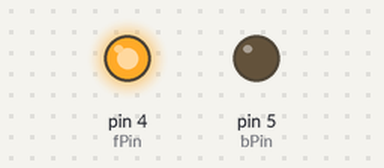
Simulated run of this sketch. Board: Arduino Uno, built with avr-gcc and run on an emulated ATmega328P. Parts: output pins drawn as LEDs (lit = HIGH).

Above: at 0.05 s.
Timing chart, 0 to 6.5 s (numbered marks = the images above):
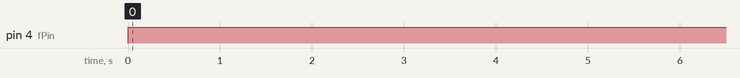

The sketch:

MotorV0.ino
```cpp
/*
Forward - fPin high, bPin low
Backward - fPin low, bPin high
*/

int fPin = 4;
int bPin = 5;

void setup() {
  pinMode(fPin, OUTPUT);
  pinMode(bPin, OUTPUT);
}

void loop() {
  digitalWrite(fPin, HIGH);
  digitalWrite(bPin, LOW);
  delay(10000);
  digitalWrite(fPin, LOW);

  //digitalWrite(bPin, HIGH);
  //delay(2000);
  //digitalWrite(bPin, LOW);
}
```

Measured:
- by itself, pin 4 (fPin): LOW → HIGH at 0.00 s
